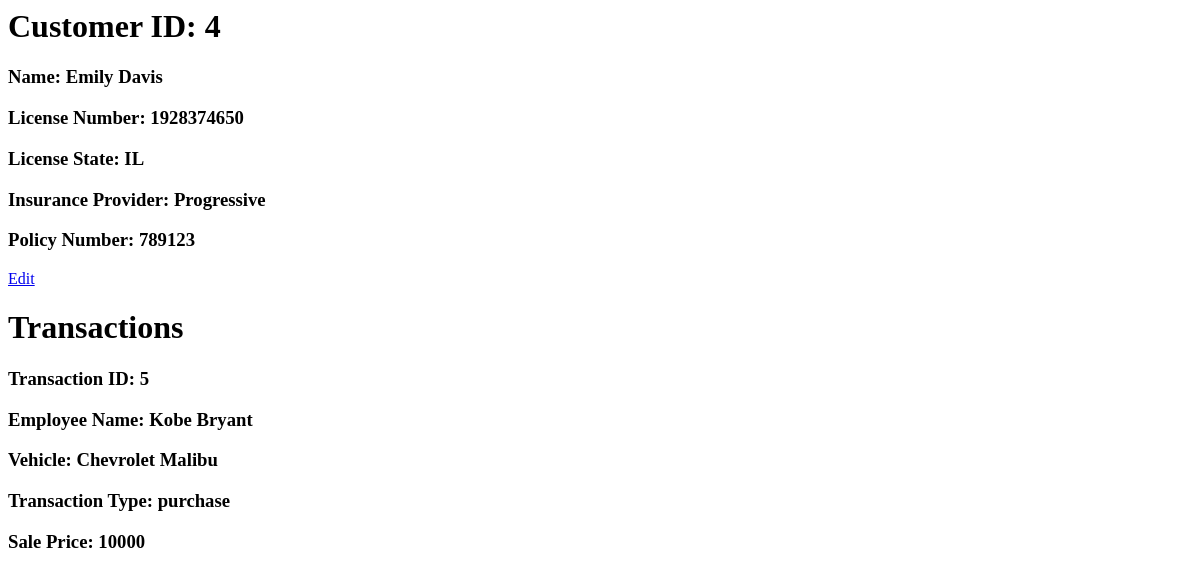
The app's page /customer/4, older data.
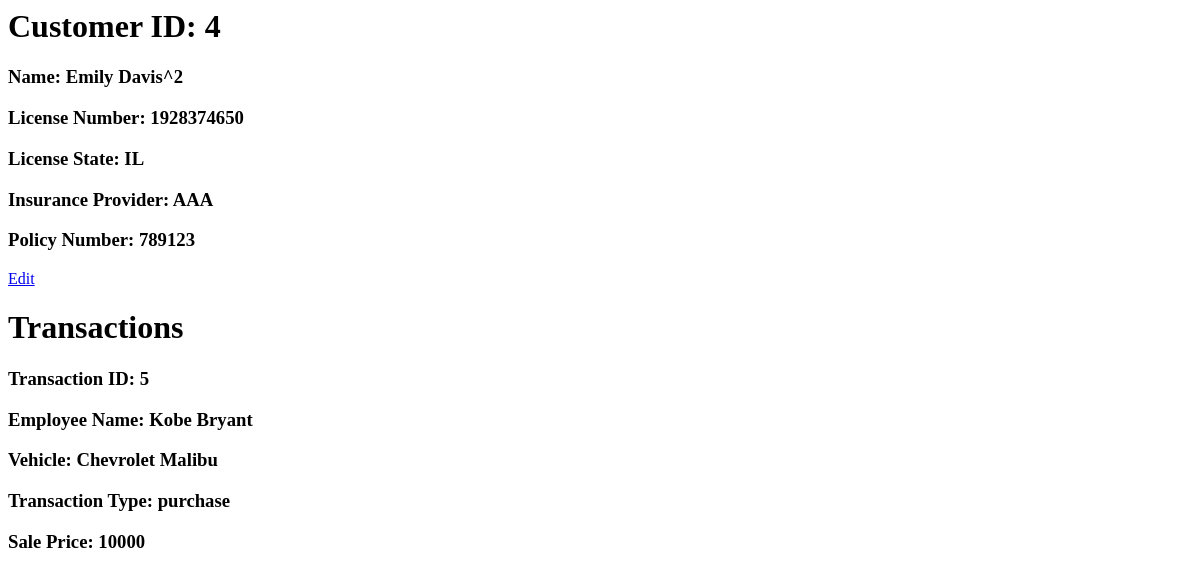
The same page, newer data.
### chi_api/models.py (models this page shows)
class Customer(models.Model):
    customer_id = models.AutoField(primary_key=True, blank=False, null=False)
    name = models.CharField(max_length=50, blank=True, null=True)
    license_number = models.CharField(max_length=10, blank=True, null=True)
    license_state = models.CharField(max_length=20, blank=True, null=True)
    insurance_provider = models.CharField(max_length=20, blank=True, null=True)
    policy_number = models.IntegerField(blank=True, null=True)
    class Meta:
        db_table = "customer"

### chi_api/views.py (the view)
# urls.py: path("customer/<int:id>", views.customer, name='customer'),
def customer(request, id) :
    cursor = connections['default'].cursor()
    cursor.execute("SELECT * FROM customer "
                   "WHERE customer.customer_id = %s", [id])
    customer = cursor.fetchone()
    cursor.execute("SELECT * FROM vehicle_transaction "
                   "LEFT JOIN vehicle "
                   "ON vehicle_transaction.vehicle_id = vehicle.vehicle_id "
                   "LEFT JOIN employee "
                   "ON vehicle_transaction.employee_id = employee.employee_id "
                   "WHERE customer_id = %s", [id])
    transactions = cursor.fetchall()
    template = loader.get_template('chi_api/customer.html')
    context = {
        "customer": customer,
        "transactions": transactions
    }
    return HttpResponse(template.render(context, request))

### chi_api/templates/chi_api/customer.html
{% if customer %}
    <h1>Customer ID: {{ customer.0 }}</h1>
    <h3>Name: {{ customer.1 }}</h3>
    <h3>License Number: {{ customer.2 }}</h3>
    <h3>License State: {{ customer.3 }}</h3>
    <h3>Insurance Provider: {{ customer.4 }}</h3>
    <h3>Policy Number: {{ customer.5 }}</h3>
    <a href="{% url 'update_customer' id=customer.0 %}">Edit</a>
    <h1>Transactions</h1>
    {% if transactions %}
        {% for transaction in transactions %}
            <h3>Transaction ID: {{ transaction.0 }}</h3>
            <h3>Employee Name: {{ transaction.17 }}</h3>
            <h3>Vehicle: {{ transaction.8 }} {{ transaction.9 }}</h3>
            <h3>Transaction Type: {{ transaction.1 }}</h3>
            <h3>Sale Price: {{ transaction.2 }}</h3>
        {% endfor %}
    {% else %}
        <h3>No Transactions</h3>
    {% endif %}
{% else %}
    <p>No customer available.</p>
{% endif %}

Row changes from the older to the newer data that the page shows:
now on this page (row edited): Customer: name "Emily Davis^2"
Text that changed along with them:
{{ customer.4 }}: "Progressive" → "AAA"
{{ customer.1 }}: "Emily Davis" → (not shown)
